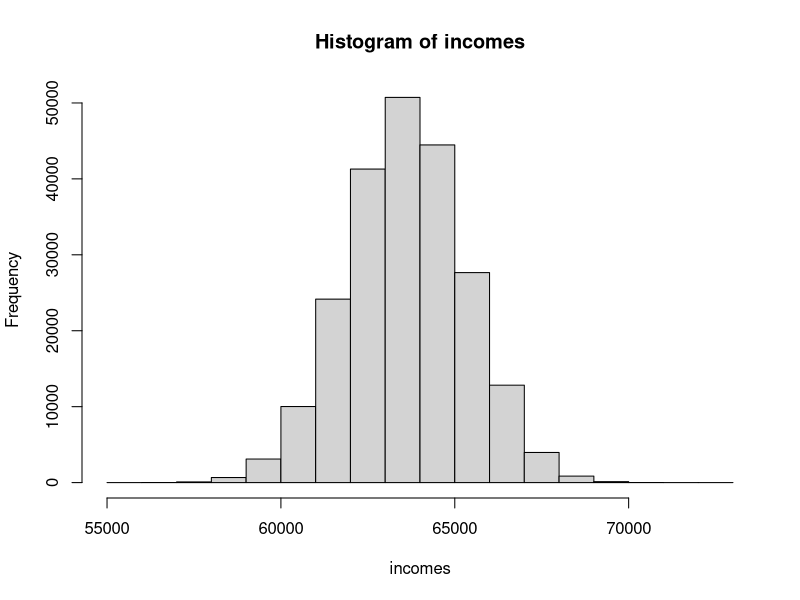
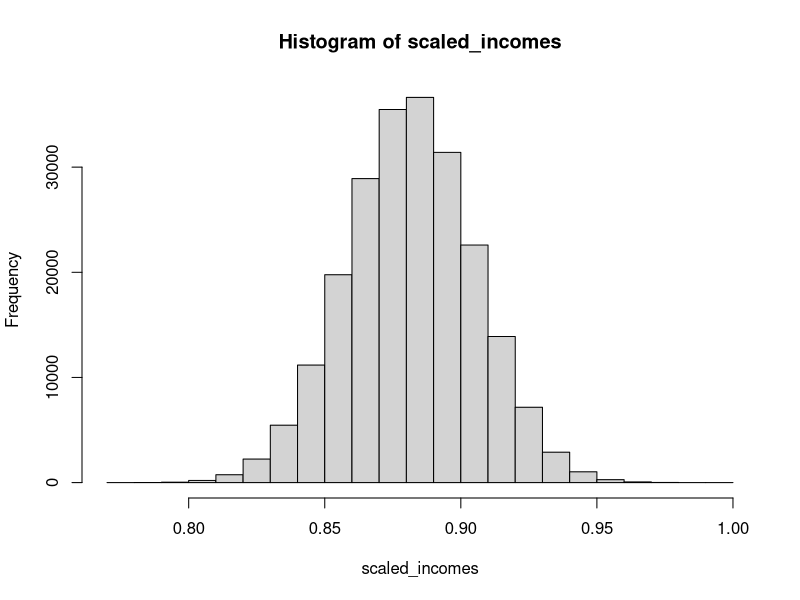
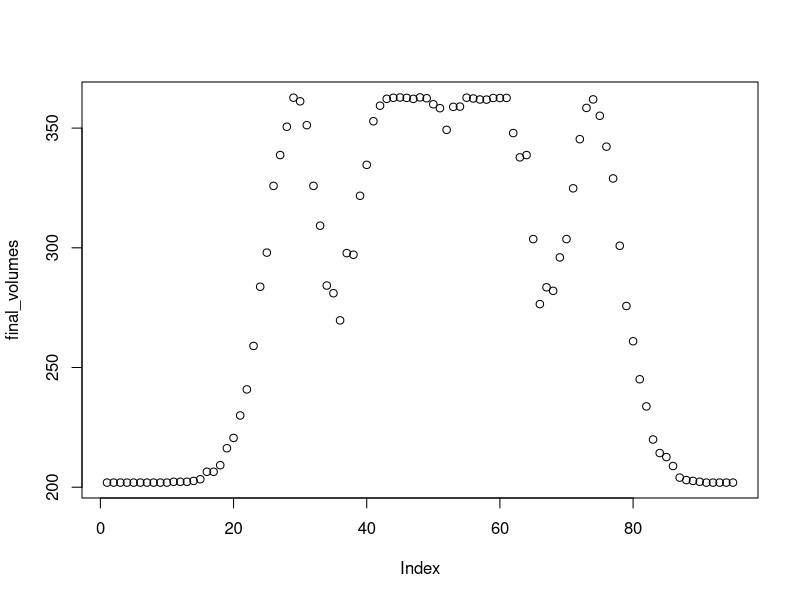

Reproduce these figures in R, in order.
options(stringsAsFactors = F)

#Incomes and populations, deprecated
n <- 220000
incomes <- rnorm(n, mean=63603, sd=1700)
scaled_incomes <- incomes / max(incomes)
hist(incomes)
hist(scaled_incomes)
low_cutoff <- 20000
high_cutoff <- 100000
pay_cutoff <- 0.5

#130K (MoPac)
#58K (71) 
#220K (I35) 
#60K (183)
optimal_volume <- 8000
max_toll <- 10
max_speed <- 75
standstill_speed <- 5

total_volume <- 60000
morning_rush <- rnorm(total_volume/5 * 2, mean=9, sd=1.5)
evening_rush <- rnorm(total_volume/5 * 2, mean=17, sd=1.5)
lunch_rush <- rnorm(total_volume/5 * 1, mean=13, sd=1.2)


#Function of current volume vs. time 
getVolume <- function(start_time){
  end_time <- start_time + .25
  return(total_volume/130 + 
         length(morning_rush[morning_rush >= start_time & morning_rush <= end_time])+
         length(evening_rush[evening_rush >= start_time & evening_rush <= end_time])+
         length(lunch_rush[lunch_rush >= start_time & lunch_rush <= end_time]))
}

volx <- sapply(seq(0, 23.75, .25), getVolume)
volx <- volx * (total_volume / sum(volx))

#Function of toll vs. current volume 
newToll <- function(volume){
  return(.75*max_toll*volume/max(volx))
}

#Function of resulting volume vs. toll
resultVolume <- function(toll, volume) {
  return (1.0 * volume*(max_toll - toll)/(max_toll + 1 ))
}

#revenue function 
revenue <- function (toll, volume){
  return(resultVolume(toll, volume)* toll)
}

#Function of speed vs. resulting volume 
getSpeed <- function(volume) {
  vol_diff <- 2*optimal_volume - volume
  vol_ratio <- vol_diff / (2*optimal_volume)
  return ((max_speed - standstill_speed)*vol_ratio)
}



times <- c()
init_volumes <- c()
final_volumes <- c()
speeds <- c()
tolls <- c()
revs <- c()

for (i in 1:95) {
  print(i)
  time <- i/4
  volume <- getVolume(time) * (total_volume / (total_volume + 95*total_volume/130))
  toll <- newToll(volume)
  res_volume <- resultVolume(toll, volume)
  rev <- revenue(toll, volume) 
  #speed <- getSpeed(volume)
  
  times <- c(times, time)
  init_volumes <- c(init_volumes, volume)
  final_volumes <- c(final_volumes, res_volume)
  #speeds <- c(speeds, speed)
  tolls <- c(tolls, toll)
  revs <- c(revs, rev)
}

sum(revs)
sum(final_volumes)

df <- data.frame(times, init_volumes, final_volumes, tolls, revs)
write.csv(df, "C:\\Users\\visha\\OneDrive\\Documents\\Spring 2016\\Other\\Traffic Case Comp\\183.csv")
plot(final_volumes)